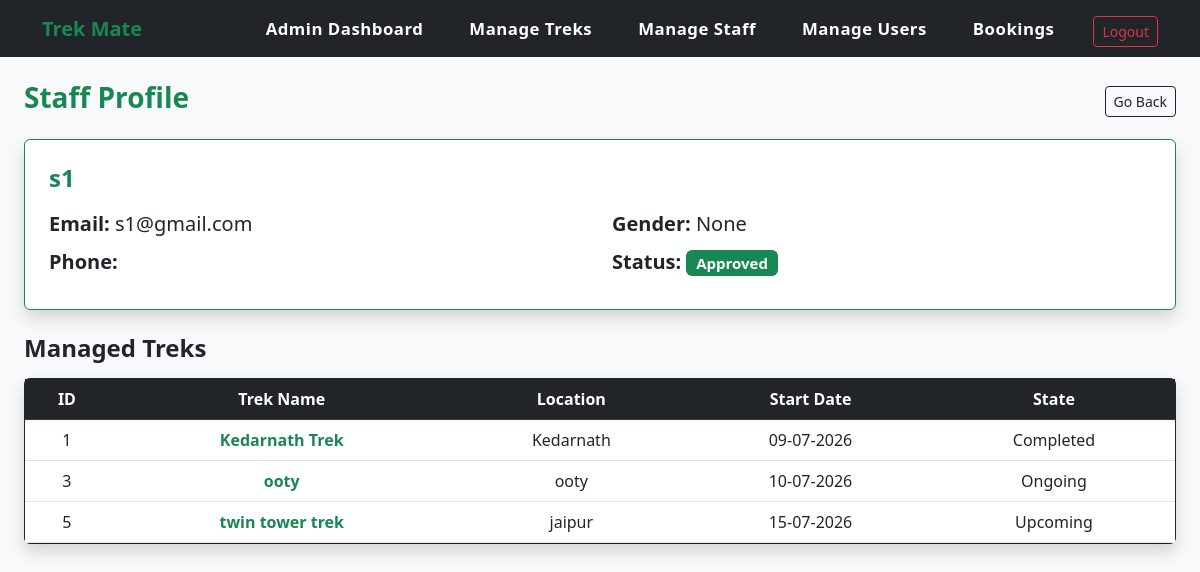
The page /admin/staff_profile/1 (signed in) on the database its author committed.
### app.py (models this page shows)
class User(db.Model):
    __tablename__ = 'trekmate_user'
    id = db.Column(db.Integer, primary_key=True)
    username = db.Column(db.String(60), unique=True, nullable=False)
    email = db.Column(db.String(100), unique=True, nullable=False)
    password = db.Column(db.String(120), nullable=False)
    role = db.Column(db.String(10), nullable=False, default='trekker')  # 'trekker' or 'staff'
    status = db.Column(db.String(15), default='Active')  # 'active' or 'blacklisted'
    full_name = db.Column(db.String(120))
    phone_number = db.Column(db.String(20), default="")
    gender = db.Column(db.String(10))
    date_of_birth = db.Column(db.Date)
    city = db.Column(db.String(50))
    state = db.Column(db.String(50))
    bio = db.Column(db.Text, default="")
    staff_profile = db.relationship('StaffProfile', backref='user', uselist=False, cascade="all, delete-orphan")
    bookings = db.relationship('Booking', backref='user', lazy=True)

class StaffProfile(db.Model):
    __tablename__ = 'trekmate_staff'
    id = db.Column(db.Integer, primary_key=True)
    user_id = db.Column(db.Integer, db.ForeignKey('trekmate_user.id'), nullable=False)
    experience = db.Column(db.Integer)
    contact_details = db.Column(db.String(100))
    status = db.Column(db.String(15), default='pending')
    treks = db.relationship('Trek', backref='staff', lazy=True)

class Trek(db.Model):
    __tablename__ = 'trekmate_treks'
    id = db.Column(db.Integer, primary_key=True)
    name = db.Column(db.String(100), nullable=False)
    location = db.Column(db.String(100), nullable=False)
    state = db.Column(db.String(50), nullable=False)
    country = db.Column(db.String(50), nullable=False, default='India')
    description = db.Column(db.Text, nullable=True)
    duration = db.Column(db.Integer, nullable=False)
    difficulty = db.Column(db.String(20), nullable=False)
    available_slots = db.Column(db.Integer, nullable=False)
    price = db.Column(db.Float, nullable=False, default=0.0)
    status = db.Column(db.String(15), nullable=False, default='upcoming')
    start_date = db.Column(db.Date, nullable=False)
    end_date = db.Column(db.Date, nullable=False)
    assigned_staff = db.Column(db.String(100), nullable=True)  # Optional field to store staff name or ID
    staff_id = db.Column(db.Integer, db.ForeignKey('trekmate_staff.id'))
    bookings = db.relationship('Booking', backref='trek', lazy=True)

### app.py (the view)
@app.route("/admin/staff_profile/<int:staff_id>")
def staff_profile(staff_id):
    if session.get('user_id') == None or session.get('role') != 'admin':
        return redirect(url_for('login'))
    staff = StaffProfile.query.get(staff_id)
    if staff == None:
        flash("Staff profile not found!", "error")
        return redirect(url_for('manage_treks'))
    return render_template("staff_profile.html", staff=staff, today=date.today())

### templates/staff_profile.html
{% extends 'base.html' %}
{% block content %}
<div class="row mb-3 align-items-center">
    <div class="col-md-6">
        <h3 class="text-success fw-bold">Staff Profile</h3>
    </div>
    <div class="col-md-6 text-end">
        <a href="{{ url_for('manage_staff') }}" class="btn btn-outline-dark btn-sm">Go Back</a>
    </div>
</div>
<div class="card shadow border-success mb-4">
    <div class="card-body p-4">
        <h4 class="fw-bold text-success mb-3">{{ staff.user.username }}</h4>
        <div class="row fs-5">
            <div class="col-md-6">
                <p class="mb-2"><strong>Email:</strong> {{ staff.user.email }}</p>
                <p class="mb-2"><strong>Phone:</strong> {{ staff.user.phone_number | default('None') }}</p>
            </div>
            <div class="col-md-6">
                <p class="mb-2"><strong>Gender:</strong> {{ staff.user.gender | default('N/A') }}</p>
                <p class="mb-2"><strong>Status:</strong> <span class="badge bg-success">{{ staff.status }}</span></p>
            </div>
        </div>
    </div>
</div>
<h4 class="text-dark fw-bold mb-3">Managed Treks</h4>
<div class="card shadow border-dark">
    <div class="card-body p-0 table-responsive">
        {% if staff.treks %}
            <table class="table table-hover mb-0 text-center align-middle">
                <thead class="table-dark">
                    <tr>
                        <th>ID</th>
                        <th>Trek Name</th>
                        <th>Location</th>
                        <th>Start Date</th>
                        <th>State</th>
                    </tr>
                </thead>
                <tbody>
                    {% for trek in staff.treks %}
                    <tr>
                        <td>{{ trek.id }}</td>
                        <td class="fw-bold text-success">{{ trek.name }}</td>
                        <td>{{ trek.location }}</td>
                        <td>{{ trek.start_date.strftime('%d-%m-%Y') }}</td>
                        <td>
                            {% if trek.end_date < today %} Completed
                            {% elif trek.start_date > today %} Upcoming
                            {% else %} Ongoing {% endif %}
                        </td>
                    </tr>
                    {% endfor %}
                </tbody>
            </table>
        {% else %}
            <div class="alert alert-light text-center m-3 text-muted">No treks have been assigned to this staff member yet.</div>
        {% endif %}
    </div>
</div>
{% endblock %}

### rows shown on the page
User: user.username "s1", user.email "s1@gmail.com", user.gender "None"
StaffProfile: status "Approved"
Trek: id "1", name "Kedarnath Trek", location "Kedarnath", start_date "09-07-2026", end_date "Completed"
Trek: id "3", name "ooty", location "ooty", start_date "10-07-2026", end_date "Ongoing"
Trek: id "5", name "twin tower trek", location "jaipur", start_date "15-07-2026", end_date "Upcoming"
